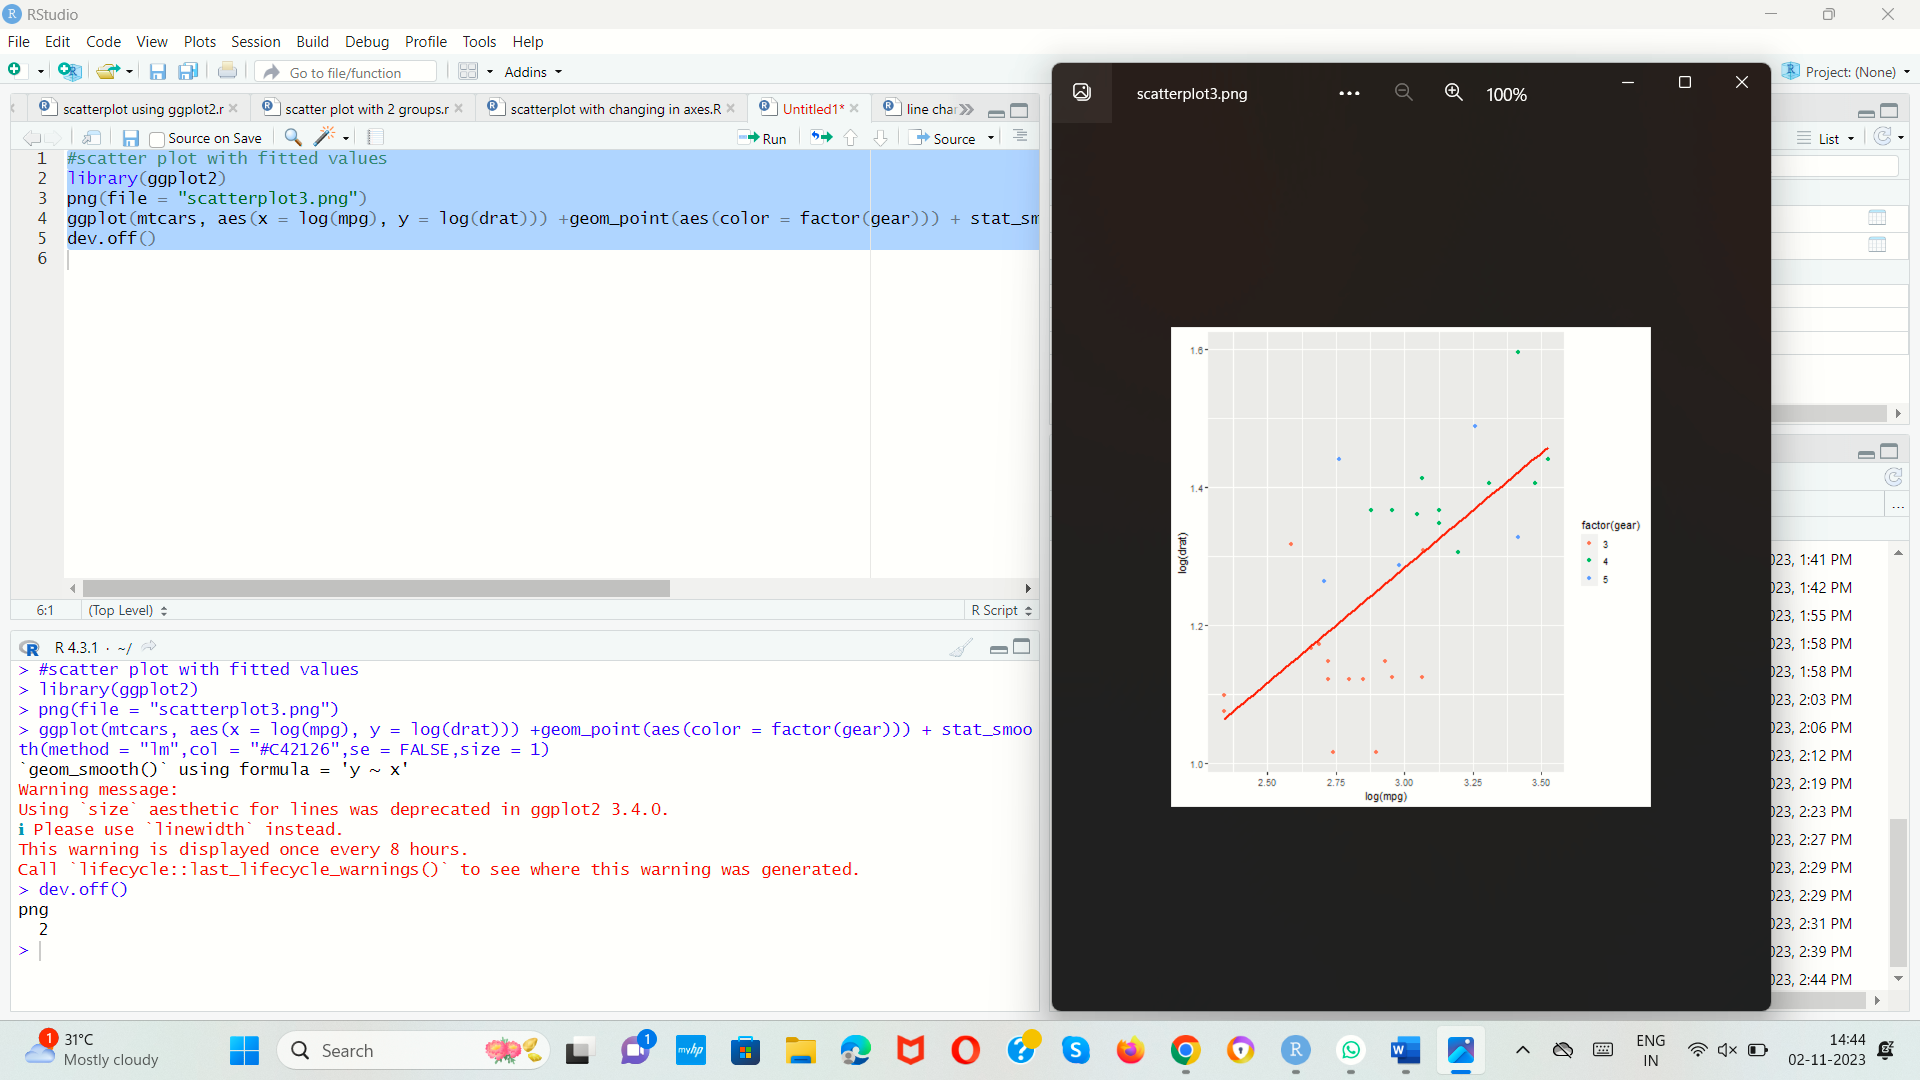

The script that saved this image:
#scatter plot with fitted values
library(ggplot2)  
png(file = "scatterplot3.png")  
ggplot(mtcars, 
       aes(x = log(mpg),
       y = log(drat))) +geom_point(aes(color = factor(gear))) + stat_smooth(method = "lm",col = "#C42126",se = FALSE,size = 1)  
dev.off()  
